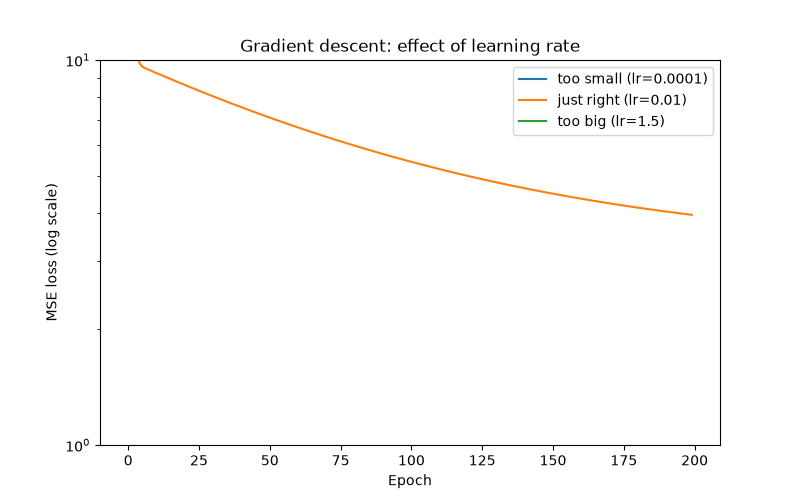

Reproduce this figure in Python.
import matplotlib.pyplot as plt
import numpy as np

# Fake data: y = 3x + 5 + noise
np.random.seed(42)
X = np.random.rand(100, 1) * 10
y = 3.0 * X + 5.0 + np.random.randn(100, 1) * 2.0


def train(lr, epochs):
    """Run gradient descent and return w, b and the loss at every epoch."""
    w = np.zeros((1, 1))
    b = 0.0
    n = len(X)
    history = []
    for _ in range(epochs):
        error = X @ w + b - y
        history.append(np.mean(error ** 2))
        w -= lr * (2 / n) * (X.T @ error)
        b -= lr * (2 / n) * np.sum(error)
    return w.item(), b, history


settings = {
    "too small (lr=0.0001)": 0.0001,
    "just right (lr=0.01)": 0.01,
    "too big (lr=1.5)": 1.5,
}

plt.figure(figsize=(8, 5))
for label, lr in settings.items():
    w, b, history = train(lr, epochs=200)
    print(f"{label}: w={w:.3f}, b={b:.3f}")
    plt.plot(history, label=label)

plt.yscale("log")  # log scale so the exploding curve doesn't hide the others
plt.title("Gradient descent: effect of learning rate")
plt.xlabel("Epoch")
plt.ylabel("MSE loss (log scale)")
plt.legend()
plt.savefig("03_classical_ml/lr_comparison.png")
